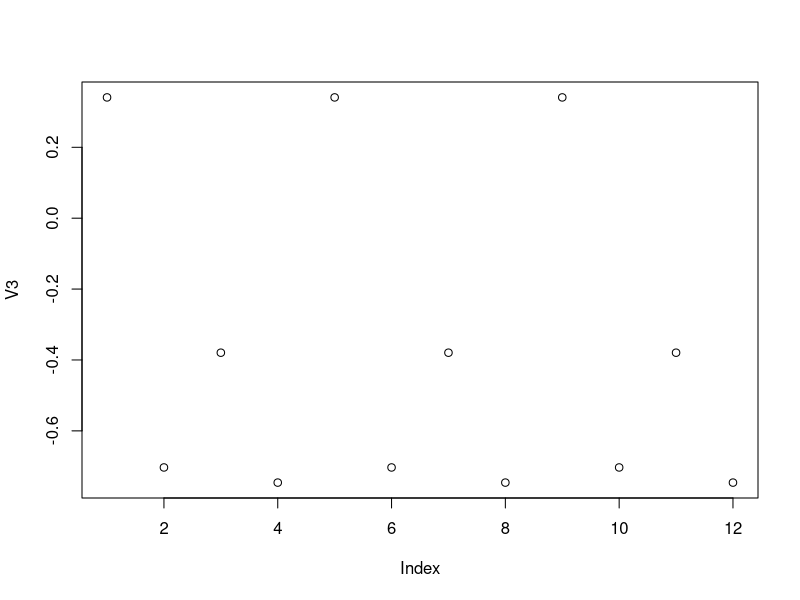

Reproduce this figure in R.
## ---- chunk 1
library(data.table)
## ---- chunk 2
set.seed(45L)
DT <- data.table(V1 = c(1L,2L),
                 V2 = LETTERS[1:3],
                 V3 = round(rnorm(4),4),
                 V4 = 1:12)
## ---- chunk 3
DT
## ---- chunk 4
typeof(DT)
## ---- chunk 5
class(DT)
## ---- chunk 6
DT[3:5,]
## ---- chunk 7
DT[3:5]
## ---- chunk 8
DT[V2=="A"]
## ---- chunk 9
DT[V2 %in% c("A","C")]
## ---- chunk 10
DT[,V2]
## ---- chunk 11
DT[,.(V2)]
## ---- chunk 12
DT[,.(V2,V3)]
## ---- chunk 13
DT[,sum(V1)]
## ---- chunk 14
DT[,.(sum(V1),sd(V3))]
## ---- chunk 15
DT[,.(Aggregate = sum(V1),
      Sd.V3 = sd(V3))]
## ---- chunk 16
DT[,.(V1,Sd.V3=sd(V3))]
## ---- chunk 17
DT[,.(print(V2),
      plot(V3),
      NULL)]
## ---- chunk 18
DT[,.(V4.Sum = sum(V4)),by = V1]
## ---- chunk 19
DT[,.(V4.Sum = sum(V4)),
   by = .(V1,V2)]
## ---- chunk 20
DT[,.(V4.Sum = sum(V4)),
   by = sign(V1-1)]
## ---- chunk 21
DT[,.(V4.Sum = sum(V4)),
   by = .(V1.01 = sign(V1 - 1))]
## ---- chunk 22
DT[1:5,.(V4.Sum = sum(V4)), 
   by = V1]
## ---- chunk 23
DT[,.N,by = V1]
